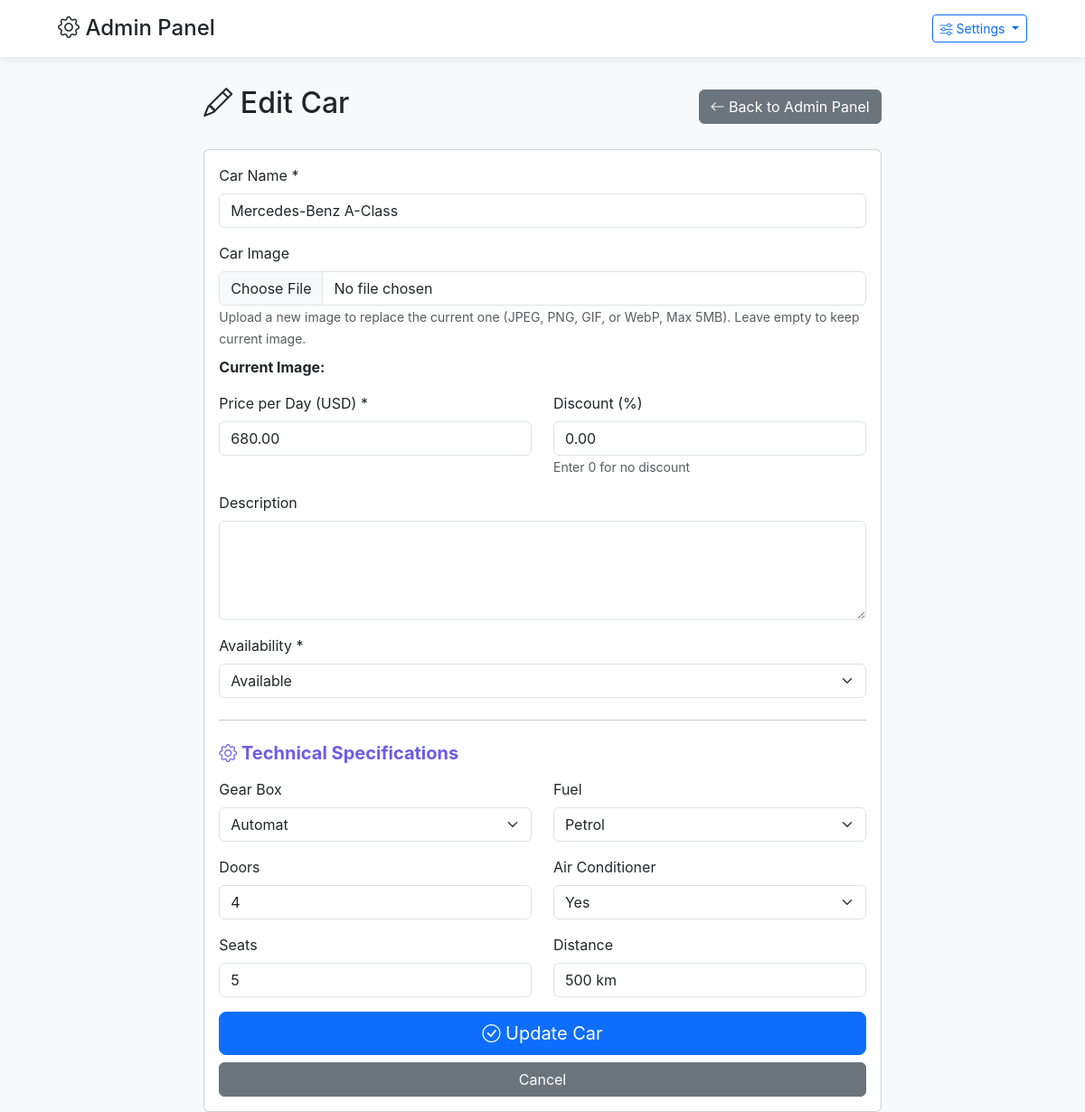
The app's page /admin/edit-car.php?id=36 (signed in) with its own data.
### tables this page shows
CREATE TABLE `cars` (
  `id` int(11) NOT NULL,
  `name` varchar(255) NOT NULL,
  `image` varchar(500) NOT NULL,
  `seats` int(11) DEFAULT NULL,
  `bags` int(11) DEFAULT NULL,
  `gear` varchar(50) DEFAULT NULL,
  `fuel` varchar(50) DEFAULT NULL,
  `price_day` decimal(10,2) DEFAULT NULL,
  `price_week` decimal(10,2) DEFAULT NULL,
  `price_month` decimal(10,2) DEFAULT NULL,
  `price` decimal(10,2) NOT NULL,
  `discount` decimal(5,2) DEFAULT 0.00,
  `description` text DEFAULT NULL,
  `availability` enum('available','unavailable') DEFAULT 'available',
  `created_at` timestamp NOT NULL DEFAULT current_timestamp(),
  `updated_at` timestamp NOT NULL DEFAULT current_timestamp() ON UPDATE current_timestamp(),
  `specifications` longtext DEFAULT NULL CHECK (json_valid(`specifications`))
);

### config.php (called while the page is built, shortened)
<?php
$appConfig = require_once __DIR__ . '/config/app.php';
function getAppConfig($key, $default = null) {
    global $appConfig;
    $keys = explode('.', $key);
    $value = $appConfig;
    foreach ($keys as $k) {
        if (isset($value[$k])) {
            $value = $value[$k];
        } else {
            return $default;
        }
    }
    return $value;
}
function getDBConnection() {
    try {
        $conn = new mysqli(DB_HOST, DB_USER, DB_PASS, DB_NAME);
        return $conn;
    } catch (Exception $e) {
        die("Database connection error: " . $e->getMessage());
    }
}
function getBaseCurrency() {
    try {
        $conn = getDBConnection();
        $tableCheck = $conn->query("SHOW TABLES LIKE 'currencies'");
        if ($tableCheck->num_rows == 0) {
            return 'USD';
        }
    } catch (Exception $e) {
    }
    return getAppConfig('default_currency', 'USD');
}
?>

### admin/edit-car.php (the view, shortened to what this page needs)
<?php
require_once '../config.php';
include 'header.php';
$baseCurrency = getBaseCurrency();
$carId = intval($_GET['id']);
$conn = getDBConnection();
$stmt = $conn->prepare("SELECT * FROM cars WHERE id = ?");
$stmt->bind_param("i", $carId);
$stmt->execute();
$result = $stmt->get_result();
$car = $result->fetch_assoc();
$specifications = [
    'gear_box' => 'Automat',
    'fuel' => 'Petrol',
    'doors' => '4',
    'air_conditioner' => 'Yes',
    'seats' => '5',
    'distance' => '500 km'
];
?>
<div class="row">
    <div class="col-md-8 mx-auto">
        <div class="d-flex justify-content-between align-items-center mb-4">
            <h2><i class="bi bi-pencil"></i> Edit Car</h2>
            <a href="index.php" class="btn btn-secondary">
                <i class="bi bi-arrow-left"></i> Back to Admin Panel
            </a>
        </div>
        <div class="card">
            <div class="card-body">
                <form method="POST" action="" enctype="multipart/form-data">
                    <div class="mb-3">
                        <label for="name" class="form-label">Car Name *</label>
                        <input type="text" class="form-control" id="name" name="name" required
                               value="<?php echo htmlspecialchars($car['name']); ?>">
                    </div>
                    <div class="mb-3">
                        <label for="image" class="form-label">Car Image</label>
                        <input type="file" class="form-control" id="image" name="image"
                               accept="image/jpeg,image/jpg,image/png,image/gif,image/webp"
                               onchange="previewImage(this)">
                        <small class="text-muted">Upload a new image to replace the current one (JPEG, PNG, GIF, or WebP, Max 5MB). Leave empty to keep current image.</small>
                        <?php if ($car['image']): ?>
                            <div class="mt-2">
                                <p class="mb-1"><strong>Current Image:</strong></p>
                            </div>
                        <?php endif; ?>
                    </div>
                    <div class="row">
                        <div class="col-md-6 mb-3">
                            <label for="price" class="form-label">Price per Day (<?php echo htmlspecialchars($baseCurrency); ?>) *</label>
                            <input type="number" class="form-control" id="price" name="price"
                                   step="0.01" min="0" required
                                   value="<?php echo htmlspecialchars($car['price']); ?>">
                        </div>
                        <div class="col-md-6 mb-3">
                            <label for="discount" class="form-label">Discount (%)</label>
                            <input type="number" class="form-control" id="discount" name="discount"
                                   step="0.01" min="0" max="100"
                                   value="<?php echo htmlspecialchars($car['discount']); ?>">
                            <small class="text-muted">Enter 0 for no discount</small>
                        </div>
                    </div>
                    <div class="mb-3">
                        <label for="description" class="form-label">Description</label>
                        <textarea class="form-control" id="description" name="description" rows="4"><?php echo htmlspecialchars($car['description']); ?></textarea>
                    </div>
                    <div class="mb-3">
                        <label for="availability" class="form-label">Availability *</label>
                        <select class="form-select" id="availability" name="availability" required>
                            <option value="available" <?php echo ($car['availability'] === 'available') ? 'selected' : ''; ?>>Available</option>
                        </select>
                    </div>
                    <hr class="my-4">
                    <h5 class="mb-3" style="color: #6C5CE7; font-weight: 700;">
                        <i class="bi bi-gear"></i> Technical Specifications
                    </h5>
                    <div class="row">
                        <div class="col-md-6 mb-3">
                            <label for="gear_box" class="form-label">Gear Box</label>
                            <select class="form-select" id="gear_box" name="gear_box">
                                <option value="Automat" <?php echo ($specifications['gear_box'] === 'Automat') ? 'selected' : ''; ?>>Automat</option>
                            </select>
                        </div>
                        <div class="col-md-6 mb-3">
                            <label for="fuel" class="form-label">Fuel</label>
                            <select class="form-select" id="fuel" name="fuel">
                                <option value="Petrol" <?php echo ($specifications['fuel'] === 'Petrol') ? 'selected' : ''; ?>>Petrol</option>
                            </select>
                        </div>
                        <div class="col-md-6 mb-3">
                            <label for="doors" class="form-label">Doors</label>
                            <input type="text" class="form-control" id="doors" name="doors"
                                   value="<?php echo htmlspecialchars($specifications['doors']); ?>"
                                   placeholder="4">
                        </div>
                        <div class="col-md-6 mb-3">
                            <label for="air_conditioner" class="form-label">Air Conditioner</label>
                            <select class="form-select" id="air_conditioner" name="air_conditioner">
                                <option value="Yes" <?php echo ($specifications['air_conditioner'] === 'Yes') ? 'selected' : ''; ?>>Yes</option>
                            </select>
                        </div>
                        <div class="col-md-6 mb-3">
                            <label for="seats" class="form-label">Seats</label>
                            <input type="text" class="form-control" id="seats" name="seats"
                                   value="<?php echo htmlspecialchars($specifications['seats']); ?>"
                                   placeholder="5">
                        </div>
                        <div class="col-md-6 mb-3">
                            <label for="distance" class="form-label">Distance</label>
                            <input type="text" class="form-control" id="distance" name="distance"
                                   value="<?php echo htmlspecialchars($specifications['distance']); ?>"
                                   placeholder="500 km">
                        </div>
                    </div>
                    <div class="d-grid gap-2">
                        <button type="submit" class="btn btn-primary btn-lg">
                            <i class="bi bi-check-circle"></i> Update Car
                        </button>
                        <a href="index.php" class="btn btn-secondary">Cancel</a>
                    </div>
                </form>
            </div>
        </div>
    </div>
</div>
<?php include 'footer.php'; ?>

### admin/header.php (style rules this page uses)
body { background-color: #F8F9FA; font-family: 'Inter', sans-serif; }

### records on screen
cars: name "Mercedes-Benz A-Class", price "680.00", discount "0.00", availability "Available"

### other values on screen
$baseCurrency "USD"
